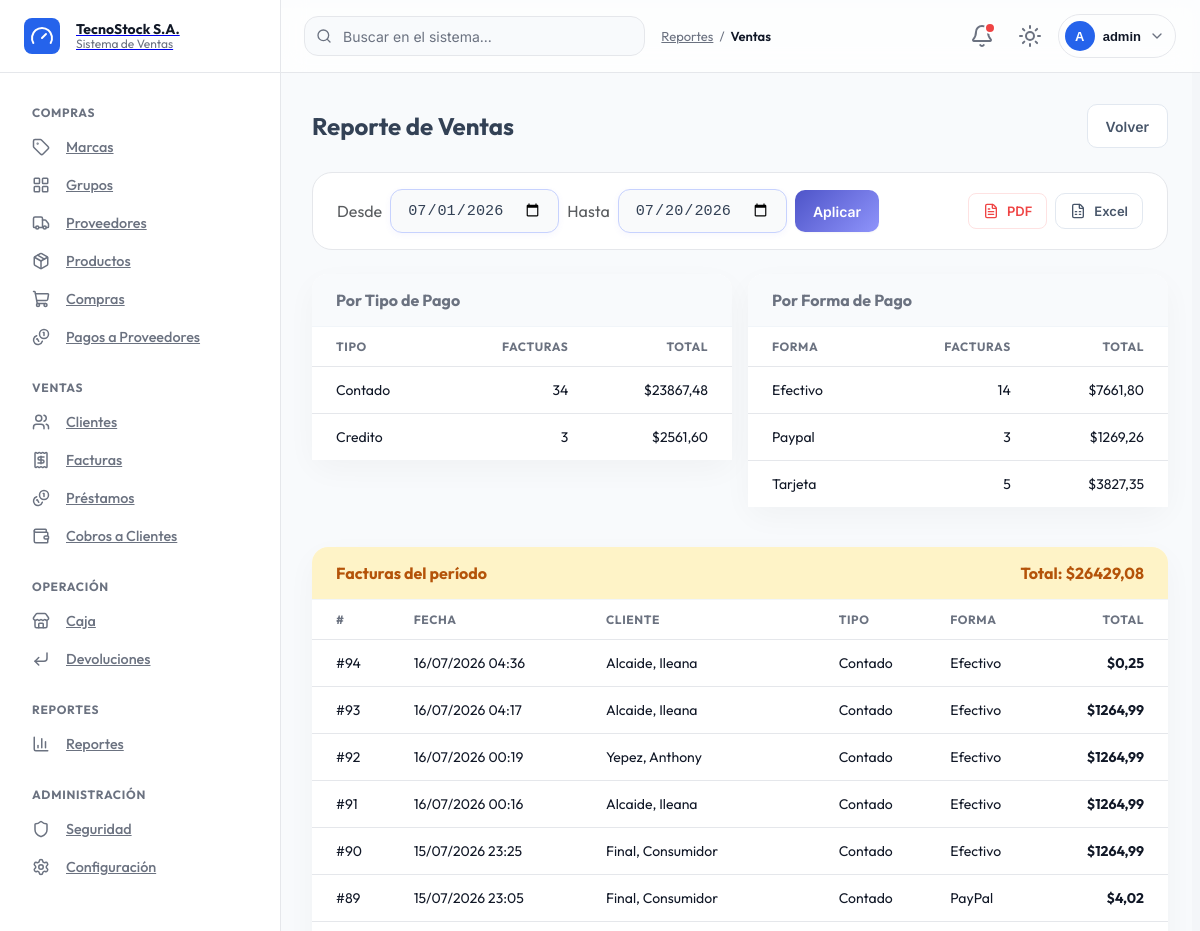
The page /reportes/ventas/ (signed in, upper part) on the database as committed earlier.
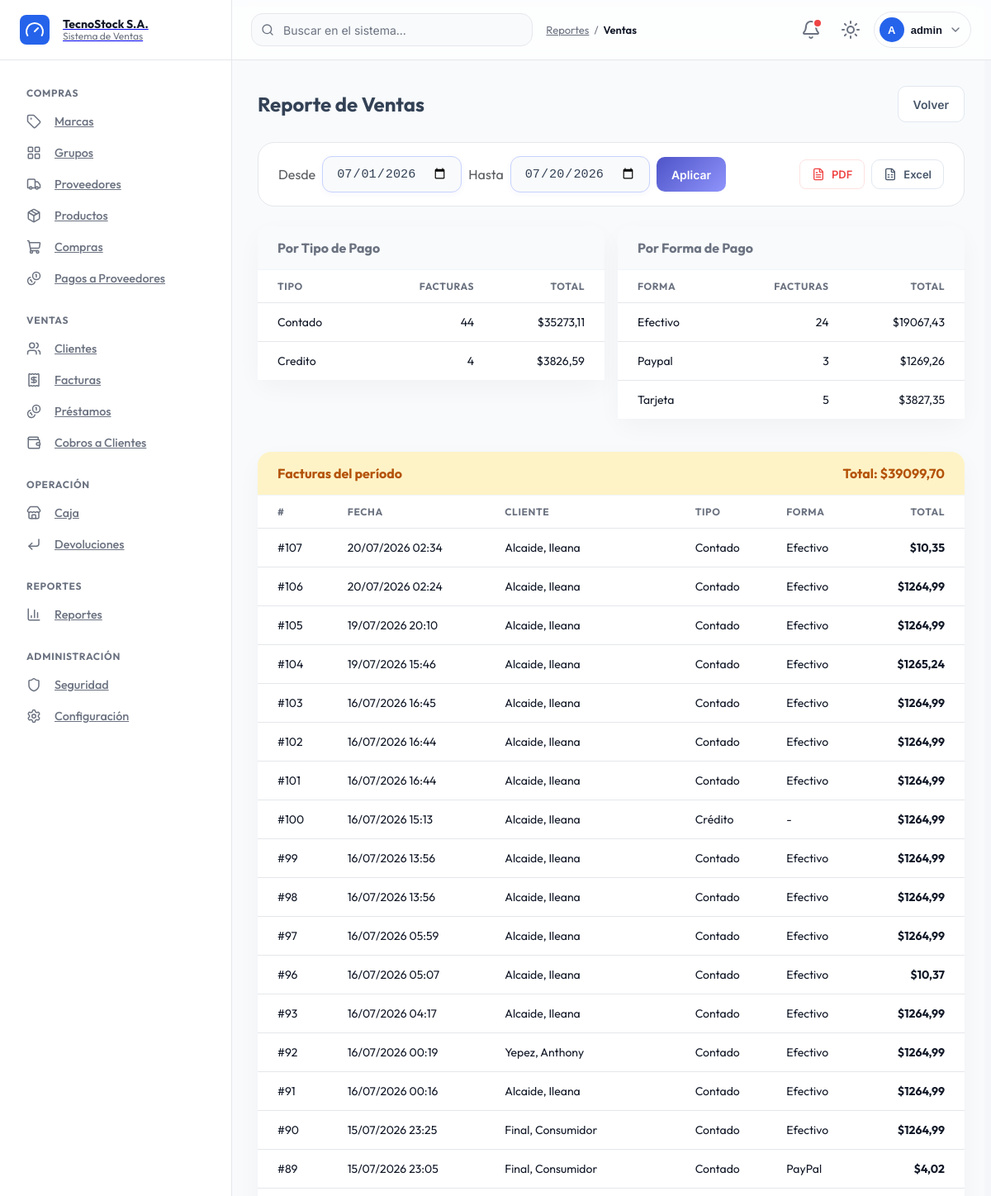
The same page on the database as committed later.
### billing/models.py (models this page shows, shortened)
class Invoice(models.Model):
    CONTADO = 'contado'
    CREDITO = 'credito'
    TIPO_PAGO_CHOICES = [
        (CONTADO, 'Contado'),
        (CREDITO, 'Crédito'),
    ]
    PENDIENTE = 'pendiente'
    PAGADA = 'pagada'
    ESTADO_CHOICES = [
        (PENDIENTE, 'Pendiente'),
        (PAGADA, 'Pagada'),
    ]
    EFECTIVO = 'efectivo'
    TARJETA = 'tarjeta'
    PAYPAL = 'paypal'
    FORMA_PAGO_CHOICES = [
        (EFECTIVO, 'Efectivo'),
        (TARJETA, 'Tarjeta'),
        (PAYPAL, 'PayPal'),
    ]
    customer = models.ForeignKey(Customer, on_delete=models.PROTECT, related_name='invoices', verbose_name='Cliente')
    invoice_date = models.DateTimeField(auto_now_add=True, verbose_name='Fecha')
    subtotal = models.DecimalField(max_digits=12, decimal_places=2, default=0, verbose_name='Subtotal')
    tax = models.DecimalField(max_digits=12, decimal_places=2, default=0, verbose_name='IVA')
    total = models.DecimalField(max_digits=12, decimal_places=2, default=0, verbose_name='Total')
    tipo_pago = models.CharField(
        max_length=10, choices=TIPO_PAGO_CHOICES, default=CONTADO, verbose_name='Tipo de pago'
    )
    forma_pago = models.CharField(
        max_length=15, choices=FORMA_PAGO_CHOICES, blank=True, null=True, verbose_name='Forma de pago'
    )
    saldo = models.DecimalField(
        max_digits=12, decimal_places=2, default=0, verbose_name='Saldo pendiente'
    )
    estado = models.CharField(
        max_length=10, choices=ESTADO_CHOICES, default=PAGADA, verbose_name='Estado'
    )
    is_active = models.BooleanField(default=True, verbose_name='Activo')
    meses_credito = models.PositiveSmallIntegerField(
        null=True, blank=True, verbose_name='Meses para diferir'
    )
    interes = models.DecimalField(
        max_digits=12, decimal_places=2, default=0, verbose_name='Interés'
    )
    monto_recibido = models.DecimalField(
        max_digits=12, decimal_places=2, null=True, blank=True, verbose_name='Monto recibido en efectivo'
    )
    tarjeta_titular = models.CharField(
        max_length=150, null=True, blank=True, verbose_name='Titular de la tarjeta'
    )
    tarjeta_cvv = models.CharField(
        max_length=4, null=True, blank=True, verbose_name='CVV/CVC'
    )
    tarjeta_expiracion = models.DateField(
        null=True, blank=True, verbose_name='Fecha de expiración de la tarjeta'
    )
    class Meta:
        verbose_name = 'Factura'
        verbose_name_plural = 'Facturas'
        ordering = ['-invoice_date']
        permissions = [
            ('access_invoice_module', 'Acceso al módulo de facturas'),
            ('export_pdf_invoice', 'Puede exportar facturas a PDF'),
            ('export_excel_invoice', 'Puede exportar facturas a Excel'),
            ('send_whatsapp_invoice', 'Puede enviar recordatorio de pago por WhatsApp'),
        ]
    MESES_CREDITO_MAX = 36
    INTERES_TIERS = [
        (3, Decimal('0.05')),
        (6, Decimal('0.10')),
        (12, Decimal('0.15')),
        (24, Decimal('0.20')),
        (36, Decimal('0.25')),
    ]

class Customer(models.Model):
    CONSUMIDOR_FINAL_DNI = '1700000001'
    CEDULA = 'cedula'
    RUC = 'ruc'
    PASAPORTE = 'pasaporte'
    TIPO_IDENTIFICACION_CHOICES = [
        (CEDULA, 'Cédula'),
        (RUC, 'RUC'),
        (PASAPORTE, 'Pasaporte'),
    ]
    tipo_identificacion = models.CharField(
        max_length=10, choices=TIPO_IDENTIFICACION_CHOICES, default=CEDULA, verbose_name='Tipo de identificación',
    )
    dni = models.CharField(max_length=20, unique=True, verbose_name='Cédula / RUC / Pasaporte')
    first_name = models.CharField(max_length=100, verbose_name='Nombres')
    last_name = models.CharField(max_length=100, verbose_name='Apellidos')
    email = models.EmailField(blank=True, null=True, verbose_name='Correo electrónico')
    phone = models.CharField(max_length=20, blank=True, null=True, verbose_name='Teléfono')
    address = models.TextField(blank=True, null=True, verbose_name='Dirección')
    is_active = models.BooleanField(default=True, verbose_name='Activo')
    created_at = models.DateTimeField(auto_now_add=True)
    updated_at = models.DateTimeField(auto_now=True)
    class Meta:
        verbose_name = 'Cliente'
        verbose_name_plural = 'Clientes'
        ordering = ['last_name', 'first_name']
        permissions = [
            ('access_customer_module', 'Acceso al módulo de clientes'),
            ('export_pdf_customer', 'Puede exportar clientes a PDF'),
            ('export_excel_customer', 'Puede exportar clientes a Excel'),
        ]
    def __str__(self): return f'{self.last_name}, {self.first_name}'

### reportes/views.py (the view, shortened to what this page needs)
# urls.py: path('ventas/', views.reporte_ventas, name='reporte_ventas'),
@permission_required_redirect('billing.view_invoice', '/')
def reporte_ventas(request):
    desde, hasta = _periodo(request)
    facturas = Invoice.objects.select_related('customer').filter(
        is_active=True, invoice_date__date__gte=desde, invoice_date__date__lte=hasta,
    ).order_by('-invoice_date')
    por_tipo_pago = facturas.values('tipo_pago').annotate(total=Sum('total'), cantidad=Count('id')).order_by('tipo_pago')
    por_forma_pago = facturas.exclude(forma_pago__isnull=True).exclude(forma_pago='').values(
        'forma_pago'
    ).annotate(total=Sum('total'), cantidad=Count('id')).order_by('forma_pago')
    export = request.GET.get('export', '')
    context = {
        'desde': desde, 'hasta': hasta,
        'facturas': facturas,
        'por_tipo_pago': por_tipo_pago,
        'por_forma_pago': por_forma_pago,
        'total_general': _sum2(facturas, 'total'),
    }
    return render(request, 'reportes/reporte_ventas.html', context)

### notificaciones/context_processors.py (called while the page is built)
def notificaciones(request):
    if not request.user.is_authenticated:
        return {}
    qs = Notificacion.objects.filter(
        Q(usuario=request.user) | Q(usuario__isnull=True),
        leida=False,
    )
    return {
        'notificaciones_no_leidas': qs.count(),
        'notificaciones_recientes': qs[:5],
    }

### reportes/views.py (called while the page is built)
def _periodo(request):
    hoy = timezone.now().date()
    desde = parse_date(request.GET.get('desde', '')) or hoy.replace(day=1)
    hasta = parse_date(request.GET.get('hasta', '')) or hoy
    return desde, hasta

def _sum2(queryset, field):
    total = queryset.aggregate(total=Sum(field))['total']
    return total.quantize(Decimal('0.01')) if total is not None else Decimal('0.00')

### security/templatetags/security_tags.py (called while the page is built)
@register.filter(name='has_group')
def has_group(user, group_name):
    if not user.is_authenticated:
        return False
    if user.is_superuser:
        return True
    return user.groups.filter(name=group_name).exists()

### reportes/templates/reportes/reporte_ventas.html (shortened to what this page needs)
{% extends 'billing/base.html' %}
{% block breadcrumbs %}<a href="{% url 'reportes:reporte_index' %}">Reportes</a> / <span class="current">Ventas</span>{% endblock %}
{% block content %}
<div class="list-header">
  <h2>Reporte de Ventas</h2>
  <a href="{% url 'reportes:reporte_index' %}" class="btn btn-secondary">Volver</a>
</div>
{% include 'reportes/_filtro_periodo.html' %}
<div class="row g-3 mb-3">
  <div class="col-md-6">
    <div class="card">
      <div class="card-header card-header-muted">Por Tipo de Pago</div>
      <div class="table-modern-wrap">
        <table class="table-modern">
          <thead><tr><th>Tipo</th><th class="text-end">Facturas</th><th class="text-end">Total</th></tr></thead>
          <tbody>
            {% for row in por_tipo_pago %}
            <tr>
              <td>{{ row.tipo_pago|capfirst }}</td>
              <td class="text-end">{{ row.cantidad }}</td>
              <td class="text-end">${{ row.total|floatformat:2 }}</td>
            </tr>
            {% empty %}
            <tr class="empty-row"><td colspan="3">Sin datos</td></tr>
            {% endfor %}
          </tbody>
        </table>
      </div>
    </div>
  </div>
  <div class="col-md-6">
    <div class="card">
      <div class="card-header card-header-muted">Por Forma de Pago</div>
      <div class="table-modern-wrap">
        <table class="table-modern">
          <thead><tr><th>Forma</th><th class="text-end">Facturas</th><th class="text-end">Total</th></tr></thead>
          <tbody>
            {% for row in por_forma_pago %}
            <tr>
              <td>{{ row.forma_pago|capfirst }}</td>
              <td class="text-end">{{ row.cantidad }}</td>
              <td class="text-end">${{ row.total|floatformat:2 }}</td>
            </tr>
            {% empty %}
            <tr class="empty-row"><td colspan="3">Sin datos (solo facturas al contado)</td></tr>
            {% endfor %}
          </tbody>
        </table>
      </div>
    </div>
  </div>
</div>
<div class="card mb-3">
  <div class="card-header card-header-warning">
    <span>Facturas del período</span>
    <span>Total: ${{ total_general|floatformat:2 }}</span>
  </div>
  <div class="table-modern-wrap">
    <table class="table-modern">
      <thead><tr><th>#</th><th>Fecha</th><th>Cliente</th><th>Tipo</th><th>Forma</th><th class="text-end">Total</th></tr></thead>
      <tbody>
        {% for f in facturas %}
        <tr>
          <td>#{{ f.id }}</td>
          <td>{{ f.invoice_date|date:"d/m/Y H:i" }}</td>
          <td>{{ f.customer }}</td>
          <td>{{ f.get_tipo_pago_display }}</td>
          <td>{{ f.get_forma_pago_display|default:"-" }}</td>
          <td class="text-end fw-bold">${{ f.total }}</td>
        </tr>
        {% empty %}
        <tr class="empty-row"><td colspan="6">No hay facturas en el período seleccionado</td></tr>
        {% endfor %}
      </tbody>
    </table>
  </div>
</div>
{% endblock %}

Rows that differ between the two databases and show on the page:
no longer on this page (row edited): Invoice: id "94", invoice_date "16/07/2026 04:36", customer "Alcaide, Ileana", tipo_pago "Contado", forma_pago "Efectivo", total "0,25"
added Invoice: id "107", invoice_date "20/07/2026 02:34", customer "Alcaide, Ileana", tipo_pago "Contado", forma_pago "Efectivo", total "10,35"
added Invoice: id "106", invoice_date "20/07/2026 02:24", customer "Alcaide, Ileana", tipo_pago "Contado", forma_pago "Efectivo", total "1264,99"
added Invoice: id "105", invoice_date "19/07/2026 20:10", customer "Alcaide, Ileana", tipo_pago "Contado", forma_pago "Efectivo", total "1264,99"
added Invoice: id "104", invoice_date "19/07/2026 15:46", customer "Alcaide, Ileana", tipo_pago "Contado", forma_pago "Efectivo", total "1265,24"
added Invoice: id "103", invoice_date "16/07/2026 16:45", customer "Alcaide, Ileana", tipo_pago "Contado", forma_pago "Efectivo", total "1264,99"
added Invoice: id "102", invoice_date "16/07/2026 16:44", customer "Alcaide, Ileana", tipo_pago "Contado", forma_pago "Efectivo", total "1264,99"
added Invoice: id "101", invoice_date "16/07/2026 16:44", customer "Alcaide, Ileana", tipo_pago "Contado", forma_pago "Efectivo", total "1264,99"
added Invoice: id "100", invoice_date "16/07/2026 15:13", customer "Alcaide, Ileana", tipo_pago "Crédito", forma_pago "-", total "1264,99"
added Invoice: id "99", invoice_date "16/07/2026 13:56", customer "Alcaide, Ileana", tipo_pago "Contado", forma_pago "Efectivo", total "1264,99"
added Invoice: id "98", invoice_date "16/07/2026 13:56", customer "Alcaide, Ileana", tipo_pago "Contado", forma_pago "Efectivo", total "1264,99"
added Invoice: id "97", invoice_date "16/07/2026 05:59", customer "Alcaide, Ileana", tipo_pago "Contado", forma_pago "Efectivo", total "1264,99"
added Invoice: id "96", invoice_date "16/07/2026 05:07", customer "Alcaide, Ileana", tipo_pago "Contado", forma_pago "Efectivo", total "10,37"
Other text that changed with them:
{{ total_general|floatformat:2 }}: "26429,08" → "39099,70"
new list line: "Contado 44 $ 35273,11"
new list line: "Credito 4 $ 3826,59"
new list line: "Efectivo 24 $ 19067,43"
list line gone: "Contado 34 $ 23867,48"
list line gone: "Credito 3 $ 2561,60"
list line gone: "Efectivo 14 $ 7661,80"
